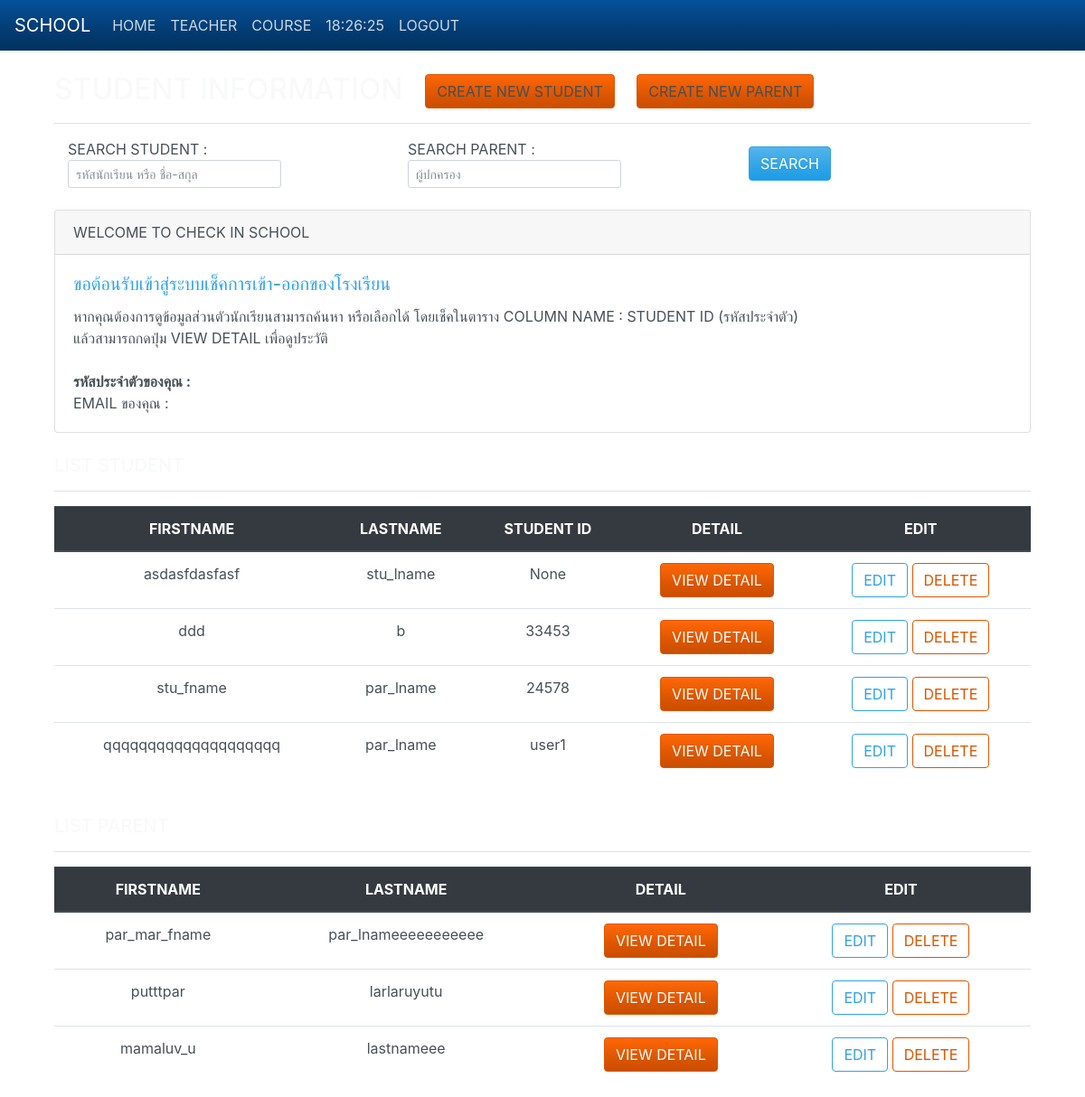
Page /school/index/ on the committed database.
### school/models.py (models this page shows)
class Student(models.Model):
    user = models.ForeignKey(User, on_delete=models.CASCADE)
    first_name = models.CharField(max_length=255)
    last_name = models.CharField(max_length=255)
    email = models.EmailField(max_length=255)
    date_of_birth = models.CharField(max_length=10)
    age = models.SmallIntegerField()
    phone_number = models.CharField(max_length=12)
    address = models.TextField()
    GENDERS = (
        ('M', 'Male'),
        ('Fe', 'Female')
    )
    gender = models.CharField(max_length=2, choices=GENDERS)
    class_room = models.CharField(max_length=6)
    stu_no = models.SmallIntegerField()
    track = models.CharField(max_length=25)
    student_user_id = models.CharField(max_length=5,  null=True)
    parent_id = models.ForeignKey(Parent, on_delete=models.SET_NULL, null=True)
    teacher_id = models.ForeignKey(Teacher, on_delete=models.SET_NULL, null=True)

class Parent(models.Model):
    first_name = models.CharField(max_length=255)
    last_name = models.CharField(max_length=255)
    email = models.EmailField(max_length=255)
    relation = models.CharField(max_length=255)
    phone_number = models.CharField(max_length=12)
    workplace = models.TextField(null=True) #อาชีพ
    income = models.IntegerField(null=True)
    address = models.TextField()
    type_of_house = models.CharField(max_length=255)

### school/views.py (the view)
# urls.py: path('index/', views.index, name='index'),
def index(request):
    print(request.user)
    user = User.objects.all()
    student = Student.objects.all()
    parent = Parent.objects.all()
    search = request.GET.get('search', '')
    context ={}
    students = User.objects.filter(
        Q(first_name__icontains=search) |
        Q(last_name__icontains=search) |
        Q(username__icontains=search)
    ).order_by('username')
    return render(request, 'index.html', context={
        'student': student,
        'parent' : parent,
        'user': user
    })

### school/templates/index.html (shortened to what this page needs)
{% extends "base.html" %}
{% block content %}
<div class="container">
    <h2 class="text-light">STUDENT INFORMATION
        <a href="{% url 'student_add' %}"><button type="button" class="btn btn-secondary ml-3 btn btn-warning ">CREATE NEW STUDENT</button></a>
        <a href="{% url 'parent_add' %}"><button type="button" class="btn btn-secondary ml-3 btn btn-warning ">CREATE NEW PARENT</button></a>
    </h2>
    <hr class="bg-light">
    <form class="form-inline" method="POST" action="{% url 'index' %}">
        <div class="form-group col-md-4">
            <label for="inputSearch">SEARCH STUDENT : </label>&emsp;
            <input type="text" class="form-control form-control-sm" id="inputSearch" name="search"
                placeholder="รหัสนักเรียน หรือ ชื่อ-สกุล">
        </div>&emsp;
        <div class="form-group col-md-4">
            <label for="inputSearch">SEARCH PARENT : </label>&emsp;
            <input type="text" class="form-control form-control-sm" id="inputSearch" name="search"
                placeholder="ผู้ปกครอง">
        </div>&emsp;
        <button type="submit" class="btn btn-primary ml-3">SEARCH</button>
    </form><br />
    <div class="card">
        <div class="card-header">
            WELCOME TO CHECK IN SCHOOL
        </div>
        <div class="card-body">
            <h5 class="card-title">ขอต้อนรับเข้าสู่ระบบเช็คการเข้า-ออกของโรงเรียน</h5>
            <p class="card-text">
            หากคุณต้องการดูข้อมูลส่วนตัวนักเรียนสามารถค้นหา หรือเลือกได้ โดยเช็คในตาราง COLUMN NAME : STUDENT ID (รหัสประจำตัว)<br/>แล้วสามารถกดปุ่ม VIEW DETAIL เพื่อดูประวัติ<br/><br/>
            <b>รหัสประจำตัวของคุณ : <u>{{request.user.username}}</u></b><br/>
            EMAIL ของคุณ : {{request.user.email}}</p>
        </div>
    </div><br />
    <h5 class="card-title text-light">LIST STUDENT</h5>
    <hr class="bg-light">
    <table class="table table-hove">
        <thead class="thead-dark text-center">
            <tr>
                <th scope="col">FIRSTNAME</th>
                <th scope="col">LASTNAME</th>
                <th scope="col">STUDENT ID</th>
                <th scope="col">DETAIL</th>
                <th scope="col">EDIT</th>
            </tr>
        </thead>
        <tbody class="text-center">
            {% for std in student %}
            <tr>
                <td>{{ std.first_name }}</td>
                <td>{{ std.last_name }}</td>
                <td>{{ std.student_user_id}}</td>
                <td>
                    <a href="{% url 'student_detail' student_id=std.id %}" class="btn btn-warning">VIEW DETAIL</a>
                </td>
                <td>
                    <a href="{% url 'student_update' student_id=std.id %}" class="btn btn-outline-primary" id="{{std.id}}">EDIT</a>
                    <a href="{% url 'student_delete' student_id=std.id %}">
                        <div class="btn btn-outline-warning" id="{{std.id}}">DELETE</div>
                    </a>
                </td>
            </tr>
            {% endfor %}
        </tbody>
    </table>
    <br />
    <h5 class="card-title text-light">LIST PARENT</h5>
    <hr class="bg-light">
    <table class="table table-hove">
        <thead class="thead-dark text-center">
            <tr>
                <th scope="col">FIRSTNAME</th>
                <th scope="col">LASTNAME</th>
                <th scope="col">DETAIL</th>
                <th scope="col">EDIT</th>
            </tr>
        </thead>
        <tbody class="text-center">
            {% for pr in parent %}
            <tr>
                <td>{{ pr.first_name }}</td>
                <td>{{ pr.last_name }}</td>
                <td><a href="{% url 'parent_detail' parent_id=pr.id %}" class="btn btn-warning">VIEW DETAIL</a></td>
                <td>
                    <a href="{% url 'parent_update' parent_id=pr.id %}">
                        <div class="btn btn-outline-primary" id="{{pr.id}}">EDIT</div>
                    </a>
                    <a href="{% url 'parent_delete' parent_id=pr.id %}">
                        <div class="btn btn-outline-warning" id="{{pr.id}}">DELETE</div>
                    </a>
                </td>
            </tr>
            {% endfor %}
        </tbody>
    </table>
</div>
{% endblock %}

### rows in the picture
Student: first_name "asdasfdasfasf", last_name "stu_lname", student_user_id "None"
Student: first_name "ddd", last_name "b", student_user_id "33453"
Student: first_name "stu_fname", last_name "par_lname", student_user_id "24578"
Student: first_name "qqqqqqqqqqqqqqqqqqqq", last_name "par_lname", student_user_id "user1"
Parent: first_name "par_mar_fname", last_name "par_lnameeeeeeeeeee"
Parent: first_name "putttpar", last_name "larlaruyutu"
Parent: first_name "mamaluv_u", last_name "lastnameee"
